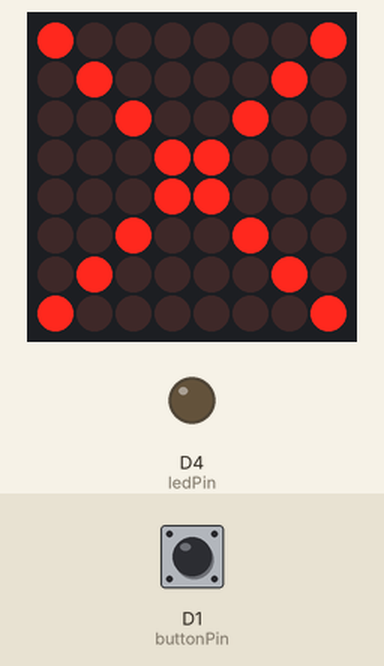
Simulated run of this sketch. Board: ESP8266 (NodeMCU). On the bench: 8×8 LED matrix, output pins drawn as LEDs (lit = HIGH). The test bench sets the inputs (shaded band); at power-on: D1 (buttonPin) HIGH. WiFi joins after 1.5 s; servers stay silent unless stated; uploads are accepted with an empty reply; what the sketch prints to the serial monitor is not drawn.

Above: at 1.2 s.
1.3 s: D1 (buttonPin) pulled LOW for 1 s
Timing chart, 0 to 4.3 s (numbered marks = the images above; inputs shaded):
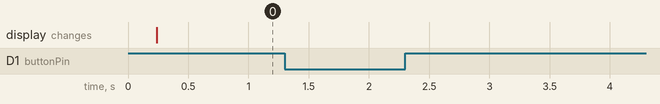

Measured:
- after the input at 1.3 s, every drawn part: stays the same

The sketch:

main.ino
```cpp
#include <Arduino.h>
#include "LedControl.h"
#include <Arduino.h>
#include <ESP8266WiFi.h>
#include <ESP8266WiFiMulti.h>
#include <ESP8266HTTPClient.h>
#include <WiFiClientSecureBearSSL.h>
#include <ArduinoJson.h>
#include "certs.h"
#include "credentials.h"

const int buttonPin = D1;		 // Pin connected to the button
const int ledPin = D4;			 // Pin connected to the LED
const long ledInterval = 120000; // 2 minutes

bool buttonClicked;
unsigned long previousMillisLoveChecked = 0; // Stores the last time the task ran
unsigned long currentMillisLoveChecked = 0;

unsigned long previousMillisLoveSentLED = 0; // Stores the last time the task ran
unsigned long currentMillisLoveSentLED = 0;
bool loveSent = false;

unsigned long currentMillisScreen = 0;
unsigned long previousMillisScreen = 0;

bool showHeart = false;
bool loveShared = false;
bool loveReceived = false;
const int heartbeatInterval = 1000;
const int listenerInterval = 10000;

#ifndef STASSID
#define STASSID wifi_ssid
#define STAPSK wifi_password
#endif
#define CLK D6
#define CS D7
#define DIN D8

ESP8266WiFiMulti WiFiMulti;
LedControl led_control = LedControl(DIN, CLK, CS, 1);

// Heart pattern
const byte HEART[8] = {B00000000, B01100110, B11111111, B11111111, B11111111, B01111110, B00111100, B00011000};

// X pattern
const byte X[8] = {B10000001, B01000010, B00100100, B00011000, B00011000, B00100100, B01000010, B10000001};

void setup()
{
	pinMode(buttonPin, INPUT_PULLUP); // Use internal pull-up resistor
	pinMode(ledPin, OUTPUT);		  // Set the LED pin as output

	Serial.begin(115200);

	Serial.println("Initializing...");

	buttonClicked = false;

	// Initialize the MAX7219 module
	led_control.shutdown(0, false); // Wake up the display
	led_control.setIntensity(0, 1); // Set low brightness
	led_control.clearDisplay(0);	// Clear the display

	Serial.println("Initialization complete.");

	WiFi.mode(WIFI_STA);
	WiFiMulti.addAP(STASSID, STAPSK);
	Serial.println("setup() done connecting to ssid '" STASSID "'");
}

void draw_heart()
{
	for (int i = 0; i < 8; i++)
	{
		led_control.setRow(0, i, HEART[i]); // Send each row of the HEART pattern
	}
}

// Draws an X on error
void draw_x()
{
	for (int i = 0; i < 8; i++)
	{
		led_control.setRow(0, i, X[i]); // Send each row of the X pattern
	}
}

void handle_heart()
{
	currentMillisScreen = millis();

	if (loveReceived)
	{
		// Check if it's time to update the display
		if (loveShared)
		{
			if (currentMillisScreen - previousMillisScreen >= heartbeatInterval)
			{
				previousMillisScreen = currentMillisScreen; // Update the timer

				if (showHeart)
				{
					draw_heart(); // Show the heart
				}
				else
				{
					led_control.clearDisplay(0); // Clear the display
				}

				showHeart = !showHeart; // Toggle the state
			}
		}
		else
		{
			draw_heart();
		}
	}
}

void ensure_connection()
{
	if ((WiFi.status() == 0))
	{
		if (WiFiMulti.run() != WL_CONNECTED)
		{
			Serial.println("WiFi not connected!");
		}
		else
		{
			Serial.println("WiFi connected");
		}
	}
}

std::tuple<bool, bool, bool> check_for_love()
{
	auto client = std::make_unique<BearSSL::WiFiClientSecure>();

	client->setInsecure();

	HTTPClient https;

	Serial.print("[HTTPS] begin...\n");

	// Checks for incoming love
	String host = "https://" + String(jigsaw_host) + "/?key=" + user_key + "&user_identifier=" + user_id;

	Serial.print("URL:");
	Serial.println(host);

	if (https.begin(*client, host))
	{
		Serial.print("[HTTPS] GET...\n");
		// start connection and send HTTP header
		int httpCode = https.GET();

		// httpCode will be negative on error
		if (httpCode > 0)
		{
			// HTTP header has been send and Server response header has been handled
			Serial.printf("[HTTPS] GET... code: %d\n", httpCode);

			// file found at server
			if (httpCode == HTTP_CODE_OK || httpCode == HTTP_CODE_MOVED_PERMANENTLY)
			{
				String payload = https.getString();
				JsonDocument response;

				deserializeJson(response, payload);

				bool love_received = response["love_received"];
				bool sharing_love = response["sharing_love"];
				Serial.printf("Love Received: %d\n", love_received);
				Serial.printf("Sharing Love: %d\n", sharing_love);

				return std::make_tuple(true, love_received, sharing_love);
			}
		}
		else
		{
			Serial.printf("[HTTPS] GET... failed, error: %s\n", https.errorToString(httpCode).c_str());
		}

		https.end();
	}

	return std::make_tuple(false, false, false);
}

std::tuple<bool, bool> send_love()
{
	auto client = std::make_unique<BearSSL::WiFiClientSecure>();

	client->setInsecure();

	HTTPClient https;

	Serial.print("[HTTPS] begin...\n");

	// Checks for incoming love
	String host = "https://" + String(jigsaw_host) + "/send_love?key=" + user_key + "&user_identifier=" + user_id;

	Serial.print("URL:");
	Serial.println(host);

	if (https.begin(*client, host))
	{
		Serial.print("[HTTPS] POST...\n");
		// start connection and send HTTP header
		int httpCode = https.POST("");

		// httpCode will be negative on error
		if (httpCode > 0)
		{
			// HTTP header has been send and Server response header has been handled
			Serial.printf("[HTTPS] POST... code: %d\n", httpCode);

			// file found at server
			if (httpCode == HTTP_CODE_CREATED || httpCode == HTTP_CODE_MOVED_PERMANENTLY)
			{
				String payload = https.getString();
				JsonDocument response;

				deserializeJson(response, payload);

				bool love_sent = response["love_sent"];
				Serial.printf("Love Sent: %d\n", love_sent);

				return std::make_tuple(true, love_sent);
			}
		}
		else
		{
			Serial.printf("[HTTPS] POST... failed, error: %s\n", https.errorToString(httpCode).c_str());
		}

		https.end();
	}

	return std::make_tuple(false, false);
}

void loop()
{
	// Make sure we are connected to the wifi
	ensure_connection();

	int buttonState = digitalRead(buttonPin); // Read the button state

	// Handle button listener
	if (buttonState == HIGH)
	{ // Button pressed (connected to GND)
		if (!buttonClicked)
		{
			std::tuple<bool, bool> loveSentResponse = send_love();

			if (std::get<0>(loveSentResponse) && std::get<1>(loveSentResponse))
			{
				buttonClicked = true;
				loveSent = true;

				previousMillisLoveSentLED = millis();
				Serial.println("Love sent");
			}
			else
			{
				draw_x();
			}
		}
	}
	else
	{
		buttonClicked = false;
	}

	// Handle love sent LED
	if (loveSent)
	{
		currentMillisLoveSentLED = millis();

		if (currentMillisLoveSentLED - previousMillisLoveSentLED >= ledInterval)
		{
			previousMillisLoveSentLED = currentMillisLoveSentLED; // Update the timer

			loveSent = false;

			digitalWrite(ledPin, LOW); // Turn off the LED
		}
		else
		{
			digitalWrite(ledPin, HIGH); // Turn on the LED
		}
	}

	currentMillisLoveChecked = millis();

	// More or equal time than the interval
	if (currentMillisLoveChecked - previousMillisLoveChecked >= listenerInterval)
	{
		std::tuple<bool, bool, bool> checkForLoveReponse = check_for_love();

		if (std::get<0>(checkForLoveReponse))
		{
			loveReceived = std::get<1>(checkForLoveReponse);
			loveShared = std::get<2>(checkForLoveReponse);

			Serial.println("Love received");
		}
		else
		{
			draw_x();
		}

		// Save the last time we listened
		previousMillisLoveChecked = currentMillisLoveChecked;
	}

	handle_heart();
}
```

certs.h
```cpp
// this file is autogenerated - any modification will be overwritten
// unused symbols will not be linked in the final binary
// generated on 2024-07-30 22:46:21
// by ['../../../../tools/cert.py', '-s', 'jigsaw.w3.org', '-n', 'jigsaw']

#pragma once

////////////////////////////////////////////////////////////
// certificate chain for jigsaw.w3.org:443

const char* jigsaw_host = "www.api-tayvenstover.xyz";
const uint16_t jigsaw_port = 8000;

// CN: w3.org => name: w3_org
// not valid before: 2024-01-26 00:00:00+00:00
// not valid after:  2024-12-31 23:59:59+00:00
const char fingerprint_w3_org [] PROGMEM = "07:f2:bd:4c:d0:ce:58:da:13:03:9d:a9:0d:df:e9:5b:60:5f:7f:a5";
const char pubkey_w3_org [] PROGMEM = R"PUBKEY(
-----BEGIN PUBLIC KEY-----
MFkwEwYHKoZIzj0CAQYIKoZIzj0DAQcDQgAEPwx1EbG8lugJ74owfhQChFkoxc9R
EZ9D7g5JfO7TUZH+nxWxCT7njoKgD9yvJZYTy/oijTdhB7o7knUsBLRj8A==
-----END PUBLIC KEY-----
)PUBKEY";

// http://cacerts.digicert.com/CloudflareIncECCCA-3.crt
// CN: Cloudflare Inc ECC CA-3 => name: Cloudflare_Inc_ECC_CA_3
// not valid before: 2020-01-27 12:48:08+00:00
// not valid after:  2024-12-31 23:59:59+00:00
const char cert_Cloudflare_Inc_ECC_CA_3 [] PROGMEM = R"CERT(
-----BEGIN CERTIFICATE-----
MIIDzTCCArWgAwIBAgIQCjeHZF5ftIwiTv0b7RQMPDANBgkqhkiG9w0BAQsFADBa
MQswCQYDVQQGEwJJRTESMBAGA1UEChMJQmFsdGltb3JlMRMwEQYDVQQLEwpDeWJl
clRydXN0MSIwIAYDVQQDExlCYWx0aW1vcmUgQ3liZXJUcnVzdCBSb290MB4XDTIw
MDEyNzEyNDgwOFoXDTI0MTIzMTIzNTk1OVowSjELMAkGA1UEBhMCVVMxGTAXBgNV
BAoTEENsb3VkZmxhcmUsIEluYy4xIDAeBgNVBAMTF0Nsb3VkZmxhcmUgSW5jIEVD
QyBDQS0zMFkwEwYHKoZIzj0CAQYIKoZIzj0DAQcDQgAEua1NZpkUC0bsH4HRKlAe
nQMVLzQSfS2WuIg4m4Vfj7+7Te9hRsTJc9QkT+DuHM5ss1FxL2ruTAUJd9NyYqSb
16OCAWgwggFkMB0GA1UdDgQWBBSlzjfq67B1DpRniLRF+tkkEIeWHzAfBgNVHSME
GDAWgBTlnVkwgkdYzKz6CFQ2hns6tQRN8DAOBgNVHQ8BAf8EBAMCAYYwHQYDVR0l
BBYwFAYIKwYBBQUHAwEGCCsGAQUFBwMCMBIGA1UdEwEB/wQIMAYBAf8CAQAwNAYI
KwYBBQUHAQEEKDAmMCQGCCsGAQUFBzABhhhodHRwOi8vb2NzcC5kaWdpY2VydC5j
b20wOgYDVR0fBDMwMTAvoC2gK4YpaHR0cDovL2NybDMuZGlnaWNlcnQuY29tL09t
bmlyb290MjAyNS5jcmwwbQYDVR0gBGYwZDA3BglghkgBhv1sAQEwKjAoBggrBgEF
BQcCARYcaHR0cHM6Ly93d3cuZGlnaWNlcnQuY29tL0NQUzALBglghkgBhv1sAQIw
CAYGZ4EMAQIBMAgGBmeBDAECAjAIBgZngQwBAgMwDQYJKoZIhvcNAQELBQADggEB
AAUkHd0bsCrrmNaF4zlNXmtXnYJX/OvoMaJXkGUFvhZEOFp3ArnPEELG4ZKk40Un
+ABHLGioVplTVI+tnkDB0A+21w0LOEhsUCxJkAZbZB2LzEgwLt4I4ptJIsCSDBFe
lpKU1fwg3FZs5ZKTv3ocwDfjhUkV+ivhdDkYD7fa86JXWGBPzI6UAPxGezQxPk1H
goE6y/SJXQ7vTQ1unBuCJN0yJV0ReFEQPaA1IwQvZW+cwdFD19Ae8zFnWSfda9J1
CZMRJCQUzym+5iPDuI9yP+kHyCREU3qzuWFloUwOxkgAyXVjBYdwRVKD05WdRerw
6DEdfgkfCv4+3ao8XnTSrLE=
-----END CERTIFICATE-----
)CERT";

// end of certificate chain for jigsaw.w3.org:443
////////////////////////////////////////////////////////////
```

credentials.h
```cpp
#pragma once

const char* user_key = "Me9i6bXKzENpU0ww0bK2ZGMpONpz9MhCcudhVjYZJLGiViDiWLFswidVfsqsy9YUDj6qvjg3lGDzgpANOKNB3hSOvlFcG0xJVK0utCW2jJRMkPsAbSzSskmSsKLfmnKT";
const char* user_id = "0";
#define STASSID "Housewifi1"
#define STAPSK "12345678"
```
